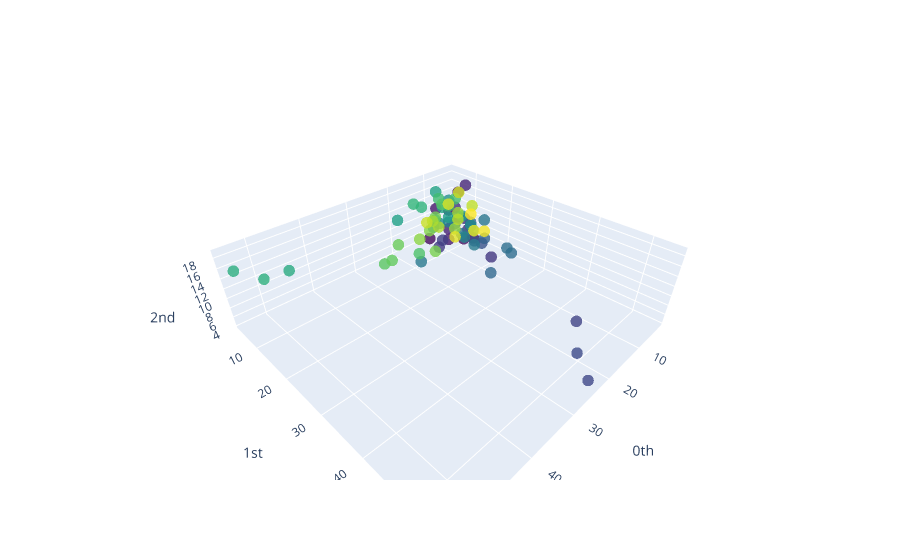

Notebook code for this chart:
### Code cell
plot_point_cloud(y_periodic_embedded)

### Figure 1 — Plotly figure (JSON) as saved in the notebook; plotly's stock layout.template omitted (floating-point values rounded to 4 significant figures)
{"data": [{"marker": {"color": [0, 1, 2, 3, 4, 5, 6, 7, 8, 9, 10, 11, 12, 13, 14, 15, 16, 17, 18, 19, 20, 21, 22, 23, 24, 25, 26, 27, 28, 29, 30, 31, 32, 33, 34, 35, 36, 37, 38, 39, 40, 41, 42, 43, 44, 45, 46, 47, 48, 49, 50, 51, 52, 53, 54, 55, 56, 57, 58, 59, 60, 61, 62, 63, 64, 65, 66, 67, 68, 69, 70, 71, 72, 73, 74], "colorscale": [[0, "#440154"], [0.1111, "#482878"], [0.2222, "#3e4989"], [0.3333, "#31688e"], [0.4444, "#26828e"], [0.5556, "#1f9e89"], [0.6667, "#35b779"], [0.7778, "#6ece58"], [0.8889, "#b5de2b"], [1, "#fde725"]], "opacity": 0.8, "size": 4}, "mode": "markers", "type": "scatter3d", "x": [13, 4, 12, 4, 6, 9, 8, 7, 7, 7, 7, 5, 7, 12, 8, 13, 24, 21, 7, 8, 7, 4, 4, 6, 4, 13, 4, 3, 8, 4, 20, 7, 6, 9, 6, 5, 8, 7, 12, 13, 9, 10, 20, 9, 6, 45, 54, 50, 15, 18, 9, 11, 7, 17, 11, 25, 23, 21, 12, 15, 12, 15, 6, 4, 11, 12, 5, 7, 19, 9, 13, 10, 5, 5, 4], "y": [20, 7, 6, 9, 6, 5, 8, 7, 12, 13, 9, 10, 20, 9, 6, 45, 54, 50, 15, 18, 9, 11, 7, 17, 11, 25, 23, 21, 12, 15, 12, 15, 6, 4, 11, 12, 5, 7, 19, 9, 13, 10, 5, 5, 4, 5, 5, 6, 7, 8, 9, 8, 9, 8, 9, 6, 6, 6, 8, 11, 6, 6, 8, 7, 6, 9, 8, 14, 13, 12, 13, 12, 13, 16, 11], "z": [12, 15, 6, 4, 11, 12, 5, 7, 19, 9, 13, 10, 5, 5, 4, 5, 5, 6, 7, 8, 9, 8, 9, 8, 9, 6, 6, 6, 8, 11, 6, 6, 8, 7, 6, 9, 8, 14, 13, 12, 13, 12, 13, 16, 11, 12, 16, 13, 15, 17, 14, 16, 15, 5, 15, 5, 5, 8, 12, 6, 8, 7, 7, 10, 10, 10, 9, 15, 15, 18, 17, 8, 8, 9, 11]}], "layout": {"scene": {"xaxis": {"exponentformat": "e", "showexponent": "all", "title": {"text": "0th"}, "type": "linear"}, "yaxis": {"exponentformat": "e", "showexponent": "all", "title": {"text": "1st"}, "type": "linear"}, "zaxis": {"exponentformat": "e", "showexponent": "all", "title": {"text": "2nd"}, "type": "linear"}}}}
